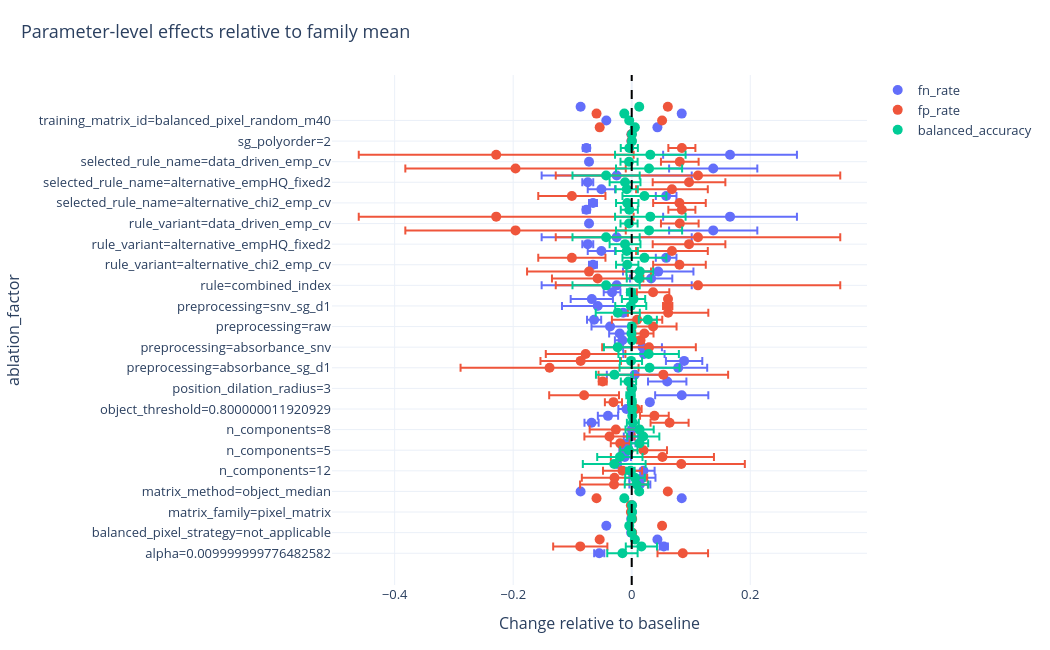

Notebook cell for this chart:
### Code cell
ablation_plot_df = ablation_summary_df.copy()

ablation_plot_df["ablation_factor"] = (
    ablation_plot_df["factor"].astype(str)
    + "="
    + ablation_plot_df["factor_value"].astype(str)
)

for metric in (
    "fn_rate",
    "fp_rate",
    "balanced_accuracy",
):
    mean_col = f"{metric}_mean"

    if mean_col not in ablation_plot_df.columns:
        continue

    ablation_plot_df[metric] = pd.to_numeric(
        ablation_plot_df[mean_col],
        errors="coerce",
    )

    ablation_plot_df[f"delta_{metric}"] = (
        ablation_plot_df[metric]
        - ablation_plot_df
        .groupby("matrix_family")[metric]
        .transform("mean")
    )

plot_ablation_deltas(
    ablation_plot_df,
    factor_col="ablation_factor",
    metric_cols=(
        "fn_rate",
        "fp_rate",
        "balanced_accuracy",
    ),
    group_cols=("matrix_family",),
    title="Parameter-level effects relative to family mean",
    show=True,
)

### Figure 1 — Plotly figure (JSON) as saved in the notebook; plotly's stock layout.template omitted (floating-point values rounded to 4 significant figures)
{"data": [{"error_x": {"array": [0.00854, 0.006914, 0.0, 0.0, 0.0, 0.0, 0.0, 0.0, 0.0, 0.0, 0.01766, 0.02203, 0.01881, 0.001393, 0.01052, 0.01065, 0.01322, 0.01208, 0.00332, 0.01196, 0.01711, 0.01363, 0.001909, 0.04485, 0.0008133, 0.03238, 0.04711, 0.04895, 0.03068, 0.03482, 0.03275, 0.01269, 0.01781, 0.03132, 0.01194, 0.00661, 0.06024, 0.03565, 0.0141, 0.1266, 0.03575, 0.05943, 0.006696, 0.01743, 0.02305, 0.009239, 0.1266, 0.07442, 0.002927, 0.1129, 0.005985, 0.006696, 0.01743, 0.02305, 0.009239, 0.1266, 0.07442, 0.002927, 0.1129, 0.005985, 0.0008133, 0.0008133, 0.0, 0.0, 0.0, 0.0], "type": "data", "visible": true}, "hovertemplate": "ablation_factor: %{y}<br>metric: fn_rate<br>mean delta: %{x:.4f}<extra></extra>", "marker": {"color": "#636EFA", "size": 10}, "mode": "markers", "name": "fn_rate", "type": "scatter", "x": [-0.05483, 0.05416, 0.04332, -0.0009133, -0.04285, -0.0009133, 0.0002369, 0.0002369, 0.08439, -0.08622, 0.01375, 0.01804, 0.01982, -0.02452, -0.01175, -0.01023, -0.006949, -0.001276, 8.246e-05, -0.06775, -0.04005, -0.008873, 0.03059, 0.08439, -0.0003382, 0.05991, 0.005126, 0.07841, 0.08839, 0.02062, 0.01824, -0.01568, -0.02029, -0.03652, -0.06346, -0.01439, -0.05741, -0.06734, -0.03314, -0.02536, 0.03273, 0.04471, -0.06535, 0.0581, -0.05116, -0.07415, -0.02536, 0.1375, -0.07205, 0.1659, -0.07648, -0.06535, 0.0581, -0.05116, -0.07415, -0.02536, 0.1375, -0.07205, 0.1659, -0.07648, -0.0003382, -0.0003382, 0.04332, -0.04285, 0.08439, -0.08622], "y": ["alpha=0.009999999776482582", "alpha=0.05000000074505806", "balanced_pixel_strategy=center", "balanced_pixel_strategy=not_applicable", "balanced_pixel_strategy=random", "matrix_family=object_matrix", "matrix_family=pixel_matrix", "matrix_method=balanced_pixels", "matrix_method=object_mean", "matrix_method=object_median", "n_components=10", "n_components=11", "n_components=12", "n_components=3", "n_components=4", "n_components=5", "n_components=6", "n_components=7", "n_components=8", "object_threshold=0.699999988079071", "object_threshold=0.75", "object_threshold=0.800000011920929", "object_threshold=0.8500000238418579", "object_threshold=0.8999999761581421", "position_dilation_radius=3", "preprocessing=absorbance", "preprocessing=absorbance_msc", "preprocessing=absorbance_sg_d1", "preprocessing=absorbance_sg_d2", "preprocessing=absorbance_sg_smooth", "preprocessing=absorbance_snv", "preprocessing=absorbance_snv_sg_d1", "preprocessing=absorbance_snv_sg_smooth", "preprocessing=raw", "preprocessing=sg_smooth", "preprocessing=snv", "preprocessing=snv_sg_d1", "preprocessing=snv_sg_smooth", "rule=alternative", "rule=combined_index", "rule=data_driven", "rule=simple", "rule_variant=alternative_chi2_emp_cv", "rule_variant=alternative_chi2_fixed2", "rule_variant=alternative_empHQ_emp_cv", "rule_variant=alternative_empHQ_fixed2", "rule_variant=combined_index_chi2", "rule_variant=data_driven_chi2", "rule_variant=data_driven_emp_cv", "rule_variant=simple_chi2", "rule_variant=simple_emp_cv", "selected_rule_name=alternative_chi2_emp_cv", "selected_rule_name=alternative_chi2_fixed2", "selected_rule_name=alternative_empHQ_emp_cv", "selected_rule_name=alternative_empHQ_fixed2", "selected_rule_name=combined_index_chi2", "selected_rule_name=data_driven_chi2", "selected_rule_name=data_driven_emp_cv", "selected_rule_name=simple_chi2", "selected_rule_name=simple_emp_cv", "sg_polyorder=2", "sg_window_length=11", "training_matrix_id=balanced_pixel_center_m40", "training_matrix_id=balanced_pixel_random_m40", "training_matrix_id=object_mean", "training_matrix_id=object_median"]}, {"error_x": {"array": [0.04267, 0.04573, 0.0, 0.0, 0.0, 0.0, 0.0, 0.0, 0.0, 0.0, 0.05724, 0.05515, 0.03293, 0.1073, 0.08697, 0.0397, 0.01591, 0.04229, 0.04421, 0.0321, 0.02421, 0.009369, 0.01443, 0.0589, 0.001531, 0.006641, 0.1093, 0.1502, 0.06787, 0.06717, 0.07903, 0.005859, 0.01549, 0.03956, 0.04248, 0.06781, 0.007859, 0.003649, 0.02737, 0.24, 0.07709, 0.1045, 0.0444, 0.05668, 0.06049, 0.06129, 0.24, 0.186, 0.03177, 0.2319, 0.02281, 0.0444, 0.05668, 0.06049, 0.06129, 0.24, 0.186, 0.03177, 0.2319, 0.02281, 0.001531, 0.001531, 0.0, 0.0, 0.0, 0.0], "type": "data", "visible": true}, "hovertemplate": "ablation_factor: %{y}<br>metric: fp_rate<br>mean delta: %{x:.4f}<extra></extra>", "marker": {"color": "#EF553B", "size": 10}, "mode": "markers", "name": "fp_rate", "type": "scatter", "x": [0.08614, -0.0868, -0.05405, 0.000754, 0.05122, 0.000754, -0.001411, -0.001411, -0.05938, 0.06089, -0.02988, -0.02903, -0.0155, 0.08359, 0.05178, 0.01981, -0.01943, -0.03756, -0.02675, 0.06388, 0.03827, 0.007376, -0.03083, -0.08034, -0.0003286, -0.04895, 0.05334, -0.1386, -0.08611, -0.0778, 0.02917, 0.01486, 0.02131, 0.0361, 0.009051, 0.06143, 0.06072, 0.06121, 0.03604, 0.1118, -0.05746, -0.07201, 0.08056, -0.101, 0.06789, 0.0967, 0.1118, -0.196, 0.0811, -0.2286, 0.08462, 0.08056, -0.101, 0.06789, 0.0967, 0.1118, -0.196, 0.0811, -0.2286, 0.08462, -0.0003286, -0.0003286, -0.05405, 0.05122, -0.05938, 0.06089], "y": ["alpha=0.009999999776482582", "alpha=0.05000000074505806", "balanced_pixel_strategy=center", "balanced_pixel_strategy=not_applicable", "balanced_pixel_strategy=random", "matrix_family=object_matrix", "matrix_family=pixel_matrix", "matrix_method=balanced_pixels", "matrix_method=object_mean", "matrix_method=object_median", "n_components=10", "n_components=11", "n_components=12", "n_components=3", "n_components=4", "n_components=5", "n_components=6", "n_components=7", "n_components=8", "object_threshold=0.699999988079071", "object_threshold=0.75", "object_threshold=0.800000011920929", "object_threshold=0.8500000238418579", "object_threshold=0.8999999761581421", "position_dilation_radius=3", "preprocessing=absorbance", "preprocessing=absorbance_msc", "preprocessing=absorbance_sg_d1", "preprocessing=absorbance_sg_d2", "preprocessing=absorbance_sg_smooth", "preprocessing=absorbance_snv", "preprocessing=absorbance_snv_sg_d1", "preprocessing=absorbance_snv_sg_smooth", "preprocessing=raw", "preprocessing=sg_smooth", "preprocessing=snv", "preprocessing=snv_sg_d1", "preprocessing=snv_sg_smooth", "rule=alternative", "rule=combined_index", "rule=data_driven", "rule=simple", "rule_variant=alternative_chi2_emp_cv", "rule_variant=alternative_chi2_fixed2", "rule_variant=alternative_empHQ_emp_cv", "rule_variant=alternative_empHQ_fixed2", "rule_variant=combined_index_chi2", "rule_variant=data_driven_chi2", "rule_variant=data_driven_emp_cv", "rule_variant=simple_chi2", "rule_variant=simple_emp_cv", "selected_rule_name=alternative_chi2_emp_cv", "selected_rule_name=alternative_chi2_fixed2", "selected_rule_name=alternative_empHQ_emp_cv", "selected_rule_name=alternative_empHQ_fixed2", "selected_rule_name=combined_index_chi2", "selected_rule_name=data_driven_chi2", "selected_rule_name=data_driven_emp_cv", "selected_rule_name=simple_chi2", "selected_rule_name=simple_emp_cv", "sg_polyorder=2", "sg_window_length=11", "training_matrix_id=balanced_pixel_center_m40", "training_matrix_id=balanced_pixel_random_m40", "training_matrix_id=object_mean", "training_matrix_id=object_median"]}, {"error_x": {"array": [0.0256, 0.02632, 0.0, 0.0, 0.0, 0.0, 0.0, 0.0, 0.0, 0.0, 0.01979, 0.01656, 0.00706, 0.05294, 0.03823, 0.01452, 0.01456, 0.02719, 0.02377, 0.01007, 0.00355, 0.00213, 0.006262, 0.007023, 0.0003589, 0.01287, 0.03111, 0.05061, 0.01859, 0.05099, 0.02314, 0.003415, 0.00116, 0.004118, 0.01527, 0.03721, 0.02619, 0.01965, 0.006636, 0.0567, 0.02067, 0.02256, 0.01885, 0.03706, 0.01872, 0.02603, 0.0567, 0.05577, 0.01442, 0.05952, 0.0144, 0.01885, 0.03706, 0.01872, 0.02603, 0.0567, 0.05577, 0.01442, 0.05952, 0.0144, 0.0003589, 0.0003589, 0.0, 0.0, 0.0, 0.0], "type": "data", "visible": true}, "hovertemplate": "ablation_factor: %{y}<br>metric: balanced_accuracy<br>mean delta: %{x:.4f}<extra></extra>", "marker": {"color": "#00CC96", "size": 10}, "mode": "markers", "name": "balanced_accuracy", "type": "scatter", "x": [-0.01566, 0.01632, 0.005361, 7.96e-05, -0.004186, 7.96e-05, 0.0005872, 0.0005872, -0.0125, 0.01266, 0.008065, 0.005491, -0.00216, -0.02954, -0.02001, -0.004787, 0.01319, 0.01942, 0.01333, 0.001933, 0.0008932, 0.0007482, 0.0001158, -0.002023, 0.0003334, -0.005478, -0.02923, 0.0301, -0.001141, 0.02859, -0.0237, 0.0004114, -0.0005121, 0.0002094, 0.02721, -0.02352, -0.001653, 0.003062, -0.001449, -0.04324, 0.01236, 0.01365, -0.007604, 0.02145, -0.008365, -0.01127, -0.04324, 0.02925, -0.004526, 0.03138, -0.004072, -0.007604, 0.02145, -0.008365, -0.01127, -0.04324, 0.02925, -0.004526, 0.03138, -0.004072, 0.0003334, 0.0003334, 0.005361, -0.004186, -0.0125, 0.01266], "y": ["alpha=0.009999999776482582", "alpha=0.05000000074505806", "balanced_pixel_strategy=center", "balanced_pixel_strategy=not_applicable", "balanced_pixel_strategy=random", "matrix_family=object_matrix", "matrix_family=pixel_matrix", "matrix_method=balanced_pixels", "matrix_method=object_mean", "matrix_method=object_median", "n_components=10", "n_components=11", "n_components=12", "n_components=3", "n_components=4", "n_components=5", "n_components=6", "n_components=7", "n_components=8", "object_threshold=0.699999988079071", "object_threshold=0.75", "object_threshold=0.800000011920929", "object_threshold=0.8500000238418579", "object_threshold=0.8999999761581421", "position_dilation_radius=3", "preprocessing=absorbance", "preprocessing=absorbance_msc", "preprocessing=absorbance_sg_d1", "preprocessing=absorbance_sg_d2", "preprocessing=absorbance_sg_smooth", "preprocessing=absorbance_snv", "preprocessing=absorbance_snv_sg_d1", "preprocessing=absorbance_snv_sg_smooth", "preprocessing=raw", "preprocessing=sg_smooth", "preprocessing=snv", "preprocessing=snv_sg_d1", "preprocessing=snv_sg_smooth", "rule=alternative", "rule=combined_index", "rule=data_driven", "rule=simple", "rule_variant=alternative_chi2_emp_cv", "rule_variant=alternative_chi2_fixed2", "rule_variant=alternative_empHQ_emp_cv", "rule_variant=alternative_empHQ_fixed2", "rule_variant=combined_index_chi2", "rule_variant=data_driven_chi2", "rule_variant=data_driven_emp_cv", "rule_variant=simple_chi2", "rule_variant=simple_emp_cv", "selected_rule_name=alternative_chi2_emp_cv", "selected_rule_name=alternative_chi2_fixed2", "selected_rule_name=alternative_empHQ_emp_cv", "selected_rule_name=alternative_empHQ_fixed2", "selected_rule_name=combined_index_chi2", "selected_rule_name=data_driven_chi2", "selected_rule_name=data_driven_emp_cv", "selected_rule_name=simple_chi2", "selected_rule_name=simple_emp_cv", "sg_polyorder=2", "sg_window_length=11", "training_matrix_id=balanced_pixel_center_m40", "training_matrix_id=balanced_pixel_random_m40", "training_matrix_id=object_mean", "training_matrix_id=object_median"]}], "layout": {"font": {"size": 13}, "height": 650, "hoverlabel": {"namelength": -1}, "margin": {"b": 65, "l": 70, "r": 80, "t": 75}, "shapes": [{"line": {"color": "black", "dash": "dash"}, "type": "line", "x0": 0, "x1": 0, "xref": "x", "y0": 0, "y1": 1, "yref": "y domain"}], "title": {"font": {"size": 18}, "text": "Parameter-level effects relative to family mean", "x": 0.02}, "width": 1050, "xaxis": {"title": {"text": "Change relative to baseline"}}, "yaxis": {"title": {"text": "ablation_factor"}}}}
